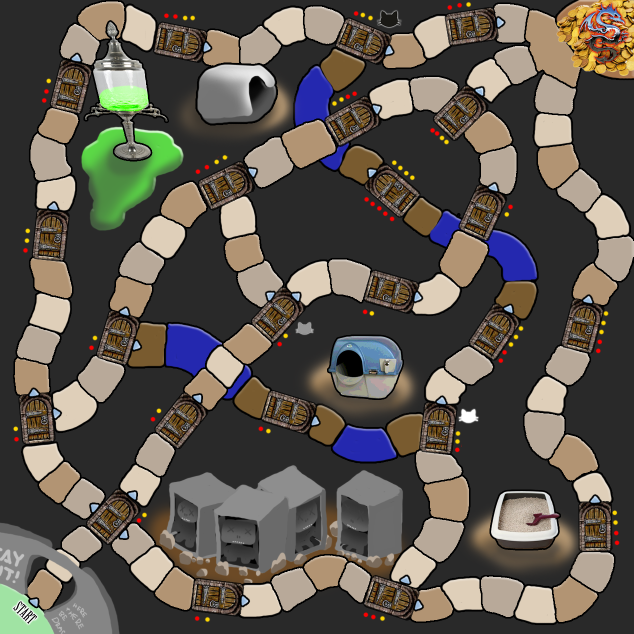
#> input picture DD3 Board.png, 1267 x 1267 px (shown at 1/2 size)
$ python _map_spots2.py
#> lines starting #> are read from the running program, lines starting #| are printed output that depends on the picture; after the words box and inside, x2 and y2 are one past the last pixel; in counts of white or black regions, pixels touching at a corner belong together
from PIL import Image, ImageDraw
import numpy as np
from scipy.ndimage import gaussian_filter

im = Image.open(r"DD3 Board.png").convert("RGB")
arr = np.array(im)
h, w, _ = arr.shape
#> h = 1267; w = 1267
r, g, b = arr[:, :, 0].astype(int), arr[:, :, 1].astype(int), arr[:, :, 2].astype(int)
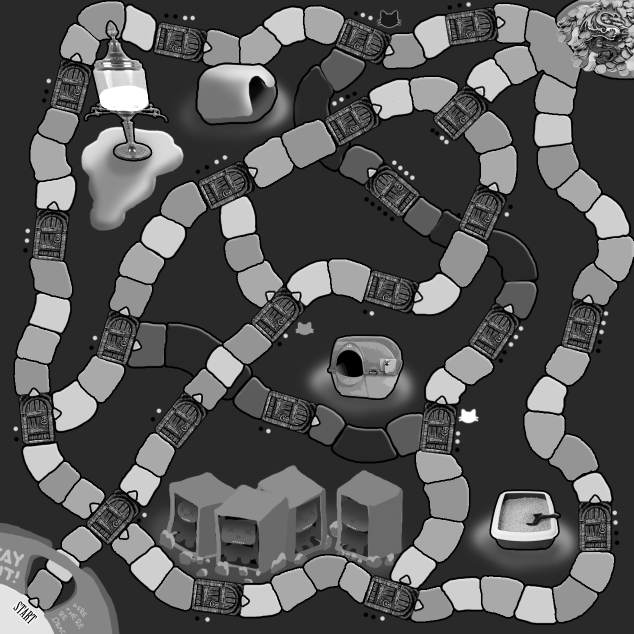
#> g: shape (1267, 1267) int64 (shown at 1/2 size); min 0, max 255, mean 86.8
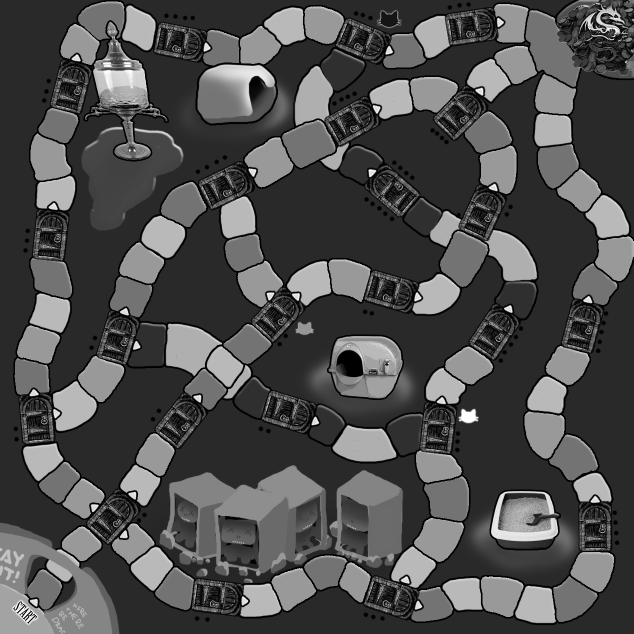
#> b: shape (1267, 1267) int64 (shown at 1/2 size); min 0, max 255, mean 78.5

beige = (r > 140) & (r < 235) & (g > 105) & (g < 200) & (b > 65) & (b < 165) & ((r - b) > 20)
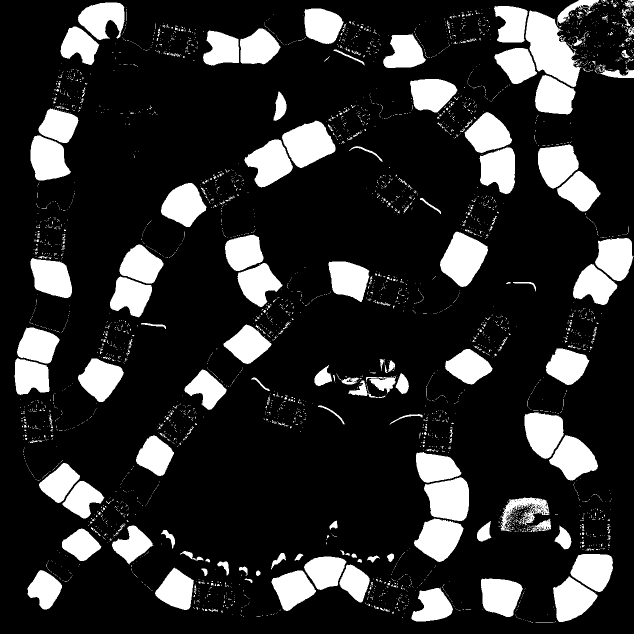
#> beige: shape (1267, 1267) bool (shown at 1/2 size); 17.3% white; 3380 white regions (3184 under 20 px), largest, box (x1, y1, x2, y2) and area: (1051, 21, 1165, 174) 9402, (880, 463, 976, 574) 6605, (564, 241, 671, 336) 6492
brown = (r > 75) & (r < 165) & (g > 48) & (g < 125) & (b > 20) & (b < 90) & (r > g + 8) & ((r - b) > 25)
#> brown: shape (1267, 1267) bool; 5.4% white; 3090 white regions (2770 under 20 px), largest, box (x1, y1, x2, y2) and area: (300, 1013, 679, 1168) 8741, (257, 646, 332, 733) 4711, (642, 98, 729, 181) 4218
blue = (b > 85) & (b > r + 35) & (b > g + 8) & (r < 130)
#> blue: shape (1267, 1267) bool; 2.4% white; 228 white regions (215 under 20 px), largest, box (x1, y1, x2, y2) and area: (332, 647, 444, 752) 7423, (665, 850, 793, 923) 6672, (969, 460, 1074, 562) 6423
wood = (r > 90) & (r < 180) & (g > 50) & (g < 130) & (b > 25) & (b < 90) & (r > g + 10) & ((r - b) > 35)
#> wood: shape (1267, 1267) bool; 4.1% white; 2307 white regions (2069 under 20 px), largest, box (x1, y1, x2, y2) and area: (307, 1022, 677, 1168) 7616, (257, 646, 332, 733) 4686, (642, 99, 729, 181) 4198
mask = (beige | brown | blue | wood).astype(np.float32)
#> mask: shape (1267, 1267) float32; values 0 (black) and 1 (white), 25% white; 3693 white regions (3198 under 20 px), largest, box (x1, y1, x2, y2) and area: (1051, 0, 1205, 174) 11319, (300, 1013, 679, 1168) 10601, (590, 98, 729, 252) 10579
# suppress gold pile / green spill
gold = (r > 180) & (g > 120) & (b < 80) & (r + g > 320)
#> gold: shape (1267, 1267) bool; 0.45% white; 182 white regions (105 under 20 px), largest, box (x1, y1, x2, y2) and area: (1136, 9, 1200, 53) 791, (1204, 0, 1257, 53) 544, (1167, 102, 1196, 142) 393
green = (g > r + 25) & (g > 90)
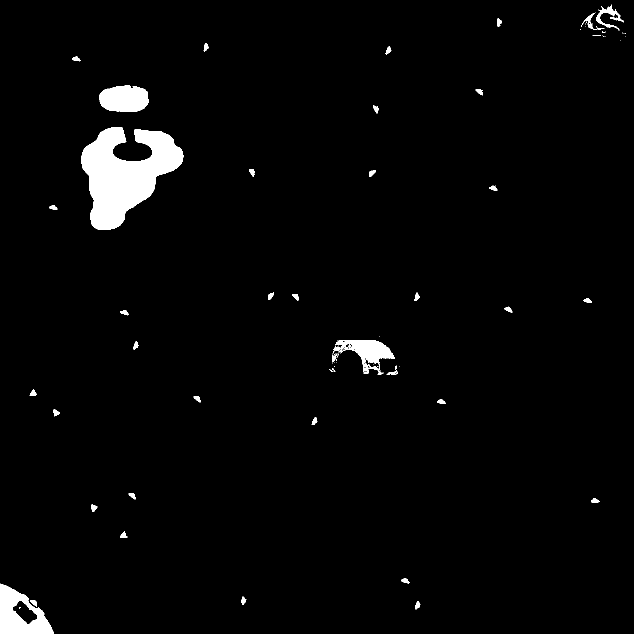
#> green: shape (1267, 1267) bool (shown at 1/2 size); 2.6% white; 82 white regions (44 under 20 px), largest, box (x1, y1, x2, y2) and area: (163, 255, 367, 460) 23446, (0, 1167, 108, 1267) 5786, (198, 171, 297, 224) 4267
mask[gold | green] = 0
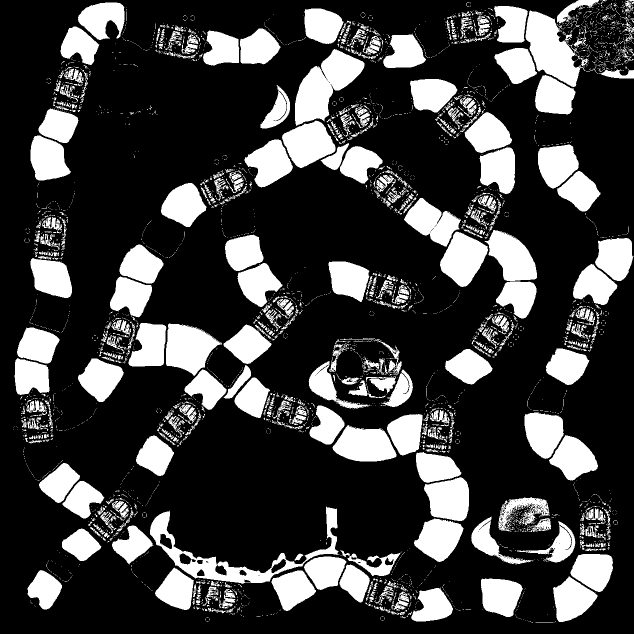
#> mask: shape (1267, 1267) float32 (shown at 1/2 size); values 0 (black) and 1 (white), 24.7% white; 3857 white regions (3366 under 20 px), largest, box (x1, y1, x2, y2) and area: (300, 1013, 679, 1168) 10601, (590, 98, 729, 252) 10579, (1051, 21, 1171, 174) 9427
# suppress litter robot / boxes roughly by dark-center? skip

blur = gaussian_filter(mask, 6)
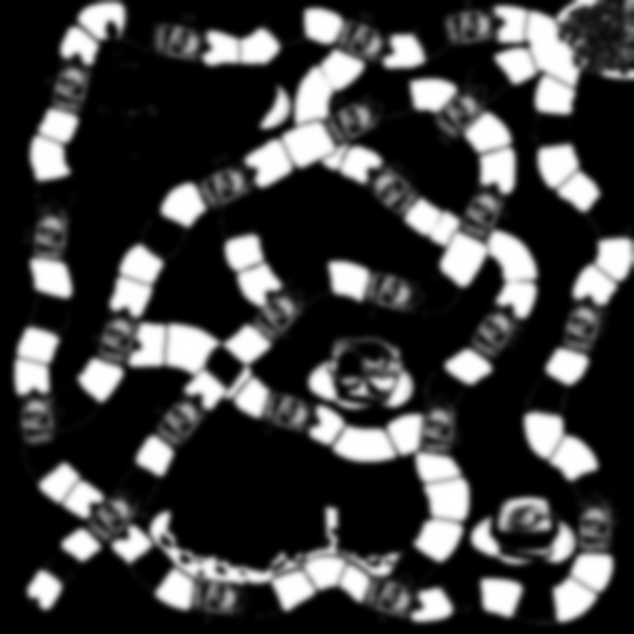
#> blur: shape (1267, 1267) float32 (shown at 1/2 size); min 0, max 1, mean 0.247
step = 18
cand = []
for y in range(18, h - 18, step):
    for x in range(18, w - 18, step):
        if blur[y, x] < 0.28:
            continue
        # local max in 16px
        patch = blur[y - 12 : y + 13, x - 12 : x + 13]
        if blur[y, x] < patch.max() - 1e-6:
            continue
        cand.append((x / w * 100, y / h * 100, x, y, float(blur[y, x])))
#> after the loop, cand = 37 items, first 6: (51.14, 4.26, 648, 54, 1), (86.66, 8.52, 1098, 108, 1), (88.08, 9.94, 1116, 126, 1), (49.72, 14.21, 630, 180, 1), (49.72, 15.63, 630, 198, 1), (86.66, 15.63, 1098, 198, 1)

# merge closer than 2.6%
cand.sort(key=lambda p: -p[4])
kept = []
for c in cand:
    if any((c[0] - k[0]) ** 2 + (c[1] - k[1]) ** 2 < 2.7 ** 2 for k in kept):
        continue
    # skip gold pile
    if c[0] > 90 and c[1] < 8:
        continue
    kept.append(c)
#> this loop made 37 passes
#> c on passes 1 to 12: (51.14, 4.26, 648, 54, 1), (86.66, 8.52, 1098, 108, 1), (49.72, 14.21, 630, 180, 1), (49.72, 15.63, 630, 198, 1), (88.08, 15.63, 1116, 198, 1), (76.72, 21.31, 972, 270, 1), (48.3, 22.73, 612, 288, 1), (49.72, 22.73, 630, 288, 1), (42.62, 25.57, 540, 324, 1), (88.08, 25.57, 1116, 324, 1), (38.36, 39.78, 486, 504, 1), (72.45, 41.2, 918, 522, 1)
#> after the loop, kept = 27 items, first 6: (51.14, 4.26, 648, 54, 1), (86.66, 8.52, 1098, 108, 1), (49.72, 14.21, 630, 180, 1), (88.08, 15.63, 1116, 198, 1), (76.72, 21.31, 972, 270, 1), (48.3, 22.73, 612, 288, 1)

kept.sort(key=lambda p: (p[1], p[0]))
print("spots", len(kept))
#| spots 27
out = im.copy()
d = ImageDraw.Draw(out)
for i, p in enumerate(kept):
    x, y = p[2], p[3]
    d.ellipse([x - 8, y - 8, x + 8, y + 8], outline=(255, 0, 255), width=3)
    d.text((x + 8, y - 8), str(i), fill=(255, 255, 0))
#> this loop made 27 passes
#> (p, x, y) on passes 1 to 12: ((51.14, 4.26, 648, 54, 1), 648, 54), ((86.66, 8.52, 1098, 108, 1), 1098, 108), ((49.72, 14.21, 630, 180, 1), 630, 180), ((88.08, 15.63, 1116, 198, 1), 1116, 198), ((76.72, 21.31, 972, 270, 1), 972, 270), ((48.3, 22.73, 612, 288, 1), 612, 288), ((7.1, 24.15, 90, 306, 1), 90, 306), ((42.62, 25.57, 540, 324, 1), 540, 324), ((88.08, 25.57, 1116, 324, 1), 1116, 324), ((28.41, 32.68, 360, 414, 1), 360, 414), ((38.36, 39.78, 486, 504, 1), 486, 504), ((96.61, 39.78, 1224, 504, 1), 1224, 504)
out.save("_spots2.png")
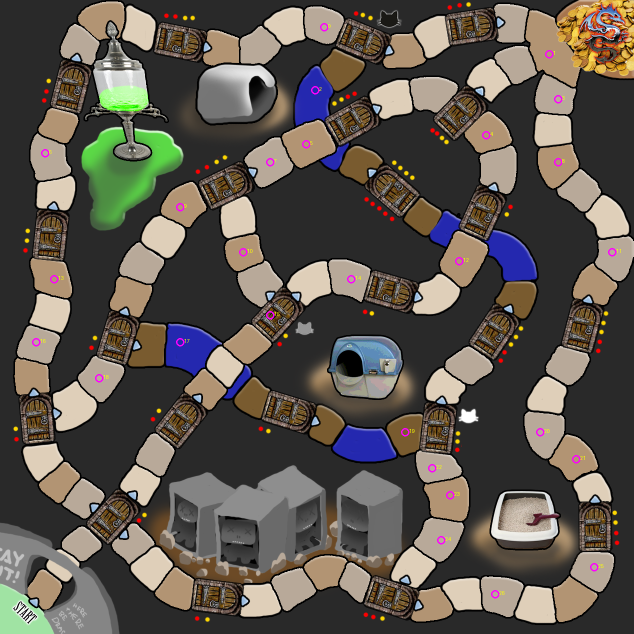
#> saved as _spots2.png: PIL image 1267x1267 RGB (shown at 1/2 size); mean R, G, B 93.2, 86.5, 78.7
for i, p in enumerate(kept):
    print(f"{i:3d}  {p[0]:5.1f} {p[1]:5.1f}")
#> this loop made 27 passes
#|   0   51.1   4.3
#|   1   86.7   8.5
#|   2   49.7  14.2
#|   3   88.1  15.6
#|   4   76.7  21.3
#|   5   48.3  22.7
#|   6    7.1  24.2
#|   7   42.6  25.6
#> (further printed lines are left out)
